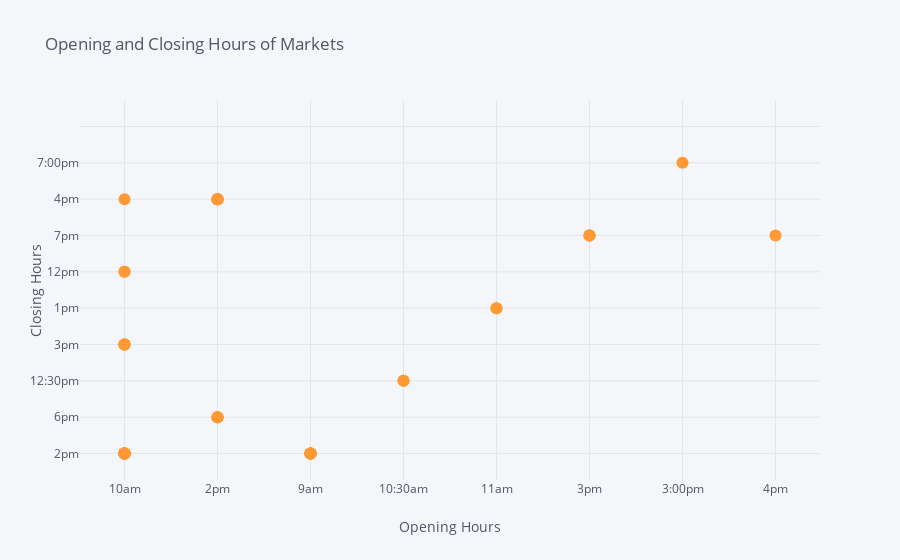

Notebook source saved alongside this figure:
### Markdown cell above
### 👨🏽💻 Provide your code to explore and analyse your data

### Code cell
# Double-click this cell and provide your code here. Use as many code cells as you need to analyze and visualize your data. 
# Remember to add a title, as well as appropriate x and y labels to your visualizations
market.iplot(kind="scatter", mode='markers', y="close", x="open", yTitle = "Closing Hours", xTitle = "Opening Hours", title = "Opening and Closing Hours of Markets")

### Figure 1 — Plotly figure (JSON) as saved in the notebook; plotly's stock layout.template omitted (floating-point values rounded to 4 significant figures)
{"data": [{"line": {"color": "rgba(255, 153, 51, 1.0)", "dash": "solid", "shape": "linear", "width": 1.3}, "marker": {"size": 12, "symbol": "circle"}, "mode": "markers", "name": "close", "text": "", "type": "scatter", "x": ["10am", "2pm", "9am", "2pm", "9am", "10am", "10am", "2pm", "9am", "10:30am", "10am", "10am", "10am", "11am", "10am", "10am", "3pm", "9am", "9am", "2pm", "10am", "10am", "10am", "9am", "3:00pm", null, "3pm", "9am", "2pm", "2pm", "2pm", "10am", "10am", "10am", "10am", "10am", "2pm", "10am", "10am", "9am", "3pm", "10:30am", "10am", "2pm", "2pm", "4pm", "10am", "11am"], "y": ["2pm", "6pm", "2pm", "6pm", "2pm", "2pm", "2pm", "6pm", "2pm", "12:30pm", "2pm", "2pm", "3pm", "1pm", "12pm", "2pm", "7pm", "2pm", "2pm", "4pm", "2pm", "2pm", "4pm", "2pm", "7:00pm", "", "7pm", "2pm", "4pm", "4pm", "4pm", "3pm", "2pm", "2pm", "3pm", "2pm", "6pm", "3pm", "2pm", "2pm", "7pm", "12:30pm", "12pm", "4pm", "4pm", "7pm", "2pm", "1pm"]}], "layout": {"legend": {"bgcolor": "#F5F6F9", "font": {"color": "#4D5663"}}, "paper_bgcolor": "#F5F6F9", "plot_bgcolor": "#F5F6F9", "title": {"font": {"color": "#4D5663"}, "text": "Opening and Closing Hours of Markets"}, "xaxis": {"gridcolor": "#E1E5ED", "showgrid": true, "tickfont": {"color": "#4D5663"}, "title": {"font": {"color": "#4D5663"}, "text": "Opening Hours"}, "zerolinecolor": "#E1E5ED"}, "yaxis": {"gridcolor": "#E1E5ED", "showgrid": true, "tickfont": {"color": "#4D5663"}, "title": {"font": {"color": "#4D5663"}, "text": "Closing Hours"}, "zerolinecolor": "#E1E5ED"}}}
